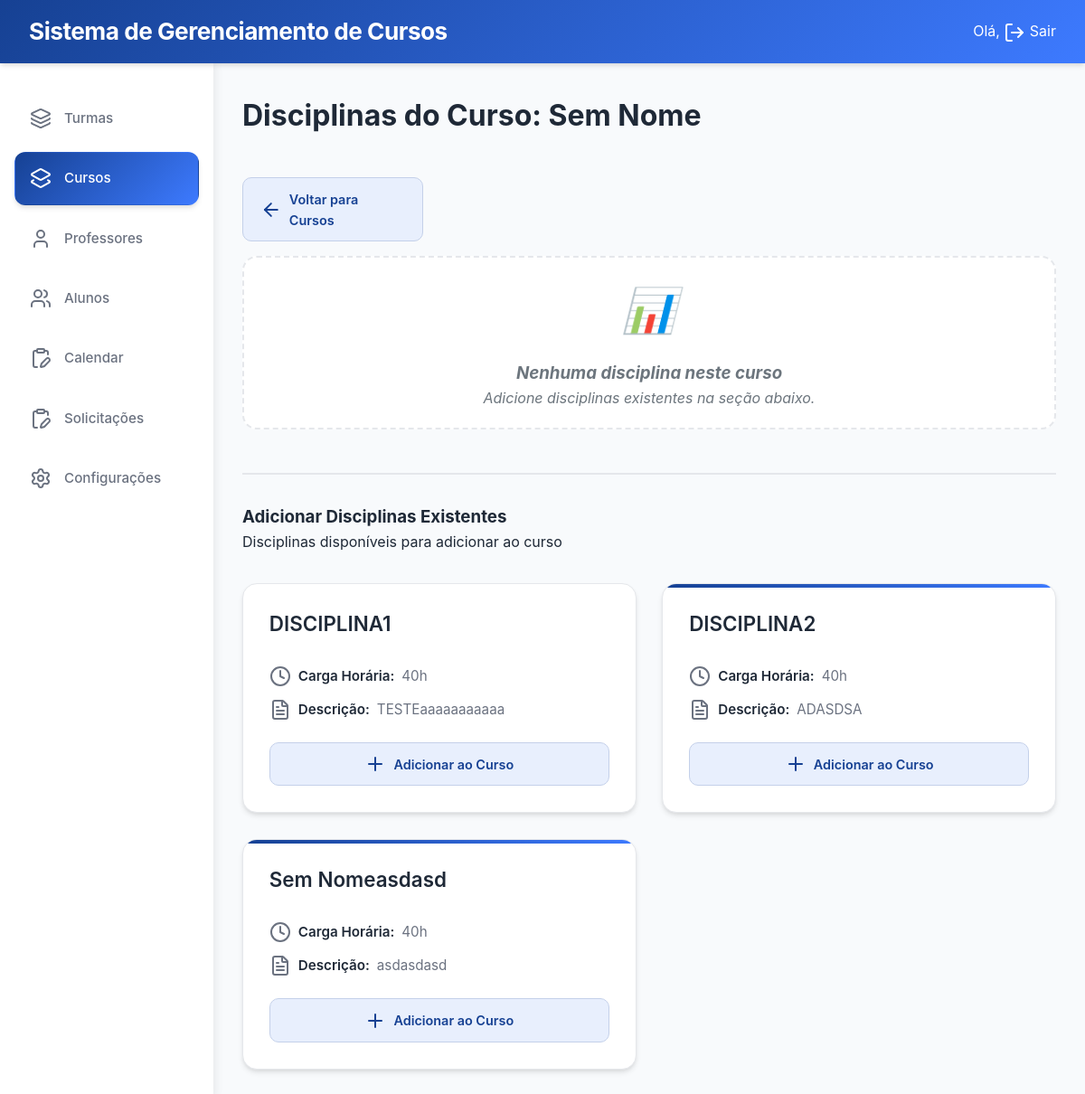
Screenshot of /cursos/disciplinas/5/ with the database file from the repository.
### cursos/models.py (models this page shows, shortened)
class Curso(models.Model):
    nome = models.CharField(max_length=150, unique=True, verbose_name="Nome do Curso", default="Sem Nome")
    descricao = models.TextField(blank=True, verbose_name="Descrição")
    carga_horaria = models.PositiveIntegerField(verbose_name="Carga Horária (h)", default=40)
    ativo = models.BooleanField(default=True, verbose_name="Ativo")
    disciplinas = models.ManyToManyField('Disciplina', through='GradeCurricular', blank=True, related_name='cursos')
    class Meta:
        verbose_name = "curso"
        verbose_name_plural = "cursos"
        ordering = ["nome"]

class Disciplina(models.Model):
    nome = models.CharField(max_length=150, verbose_name="Nome da Disciplina", default="Sem Nome")
    descricao = models.TextField(blank=True, verbose_name="Descrição")
    carga_horaria = models.PositiveIntegerField(verbose_name="Carga Horária (h)", default=40)

### cursos/views.py (the view)
# urls.py: path("disciplinas/<int:curso_id>/", DisciplinaListView.as_view(), name="disciplina_list"),
class DisciplinaListView(ListView):
    model = Disciplina
    template_name = "cursos/disciplina_list.html"
    context_object_name = "disciplinas"
    def get_queryset(self):
        curso_id = self.kwargs.get('curso_id')
        if curso_id:
            curso = get_object_or_404(Curso, pk=curso_id)
            return curso.disciplinas.all()
        return Disciplina.objects.none()
    def get_context_data(self, **kwargs):
        context = super().get_context_data(**kwargs)
        curso_id = self.kwargs.get('curso_id')
        if curso_id:
            context['curso'] = get_object_or_404(Curso, pk=curso_id)
            context['curso_id'] = curso_id
            disciplinas_no_curso = context['curso'].disciplinas.all()
            context['disciplinas_disponiveis'] = Disciplina.objects.exclude(
                id__in=disciplinas_no_curso.values_list('id', flat=True)
            ).order_by('nome')
        return context

### cursos/templates/cursos/disciplina_list.html (shortened to what this page needs)
{% extends "secretaria/Abase.html" %}
{% load static %}
{% block content %}
<div class="content-header">
    <div class="cursos-header container-search">
        <h1>Disciplinas do Curso: {{ curso.nome }}</h1>
    </div>
</div>
<div class="card-actions" style="margin-top: 2rem; justify-content: flex-start; max-width: 200px;">
    <a href="{% url 'curso_list' %}" class="btn btn-style3">
        <i data-lucide="arrow-left"></i>
        Voltar para Cursos
    </a>
</div>
<div class="cards-container">
    {% for disciplina in disciplinas %}
    <div class="card">
        <div class="card-header">
            <h2>{{ disciplina.nome }}</h2>
        </div>
        <p>
            <i data-lucide="clock"></i>
            <strong>Carga Horária:</strong> {{ disciplina.carga_horaria }}h
        </p>
        {% if disciplina.descricao %}
        <p>
            <i data-lucide="file-text"></i>
            <strong>Descrição:</strong> {{ disciplina.descricao|truncatewords:10 }}
        </p>
        {% endif %}
        <div class="card-actions">
            <a href="{% url 'disciplina_update' disciplina.pk %}" class="btn btn-style2">
                <i data-lucide="edit"></i>
                Editar
            </a>
            <a href="{% url 'remover_disciplina_curso' curso.id disciplina.id %}" class="btn" style="background: var(--laranja-suave); color: var(--laranja); border: 1px solid var(--laranja-escuro);"
               onclick="return confirm('Remover esta disciplina do curso?');">
                <i data-lucide="x"></i>
                Remover
            </a>
        </div>
    </div>
    {% empty %}
    <div class="no-data">
        <h3>Nenhuma disciplina neste curso</h3>
        <p>Adicione disciplinas existentes na seção abaixo.</p>
    </div>
    {% endfor %}
</div>
{% if disciplinas_disponiveis %}
<div style="margin-top: 3rem; padding-top: 2rem; border-top: 2px solid var(--cinza-borda);">
    <div class="content-header">
        <h3>Adicionar Disciplinas Existentes</h3>
        <p>Disciplinas disponíveis para adicionar ao curso</p>
    </div>
    <div class="cards-container">
        {% for disciplina in disciplinas_disponiveis %}
        <div class="card">
            <div class="card-header">
                <h2>{{ disciplina.nome }}</h2>
            </div>
            <p>
                <i data-lucide="clock"></i>
                <strong>Carga Horária:</strong> {{ disciplina.carga_horaria }}h
            </p>
            {% if disciplina.descricao %}
            <p>
                <i data-lucide="file-text"></i>
                <strong>Descrição:</strong> {{ disciplina.descricao|truncatewords:8 }}
            </p>
            {% endif %}
            <div class="card-actions">
                <a href="{% url 'adicionar_disciplina_curso' curso.id disciplina.id %}" class="btn btn-style3">
                    <i data-lucide="plus"></i>
                    Adicionar ao Curso
                </a>
            </div>
        </div>
        {% endfor %}
    </div>
</div>
{% endif %}
{% endblock content %}

### secretaria/static/css/style.css (style rules this page uses)
:root { --azul: #164193; --azul-claro: #3D7AFF; --azul-suave: #E8EFFD; --xanadu: #C4D0E9; --laranja: #E7490F; --laranja-escuro: #e7490f33; --laranja-suave: #FFF2EE; --cinza: #3C3C3C; --cinza-claro: #6B7280; --cinza-borda: #E5E7EB; --bg-claro: #F8FAFC; --bg-card: #FFFFFF; --preto: #1F2937; --branco: #FFFFFF; --sombra: 0 4px 6px -1px rgba(0, 0, 0, 0.1), 0 2px 4px -1px rgba(0, 0, 0, 0.06); --sombra-hover: 0 20px 25px -5px rgba(0, 0, 0, 0.1), 0 10px 10px -5px rgba(0, 0, 0, 0.04); }
* { margin: 0; padding: 0; box-sizing: border-box; }
body { font-family: 'Inter', 'Poppins', sans-serif; background-color: var(--bg-claro); color: var(--preto); line-height: 1.6; }
a { text-decoration: none; color: inherit; }
svg { min-width: 20px; min-height: 20px; vertical-align: middle; }
.btn-style3 { display: flex; flex-direction: row; width: 13rem; background: var(--azul-suave); color: var(--azul); border: 1px solid var(--xanadu); text-decoration: none; font-weight: 500; font-size: 0.9rem; transition: all 0.4s ease, background 0.5s ease; }
.btn { display: inline-flex; align-items: center; justify-content: center; gap: 0.5rem; padding: 0.6rem 1.2rem; border-radius: 8px; font-size: 0.9rem; font-weight: 600; cursor: pointer; transition: all 0.3s ease; }
.content-header { text-align: start; margin-bottom: 2rem; }
.content-header h1 { font-size: 2rem; font-weight: 700; color: var(--preto); margin-bottom: 0.2rem; }
.container-search { width: max-content; display: flex; justify-content: space-between; align-items: center; gap: 1rem; margin-bottom: 2.5rem; }
.cards-container { display: grid; grid-template-columns: repeat(auto-fill, minmax(320px, 1fr)); gap: 1.8rem; margin-top: 1rem; }
.card { padding: 1.8rem; background: var(--bg-card); border-radius: 16px; border: 1px solid var(--cinza-borda); box-shadow: var(--sombra); transition: all 0.5s ease; position: relative; overflow: hidden; }
.card:not(:first-child)::before { content: ''; position: absolute; top: 0; left: 0; right: 0; height: 4px; background: linear-gradient(135deg, var(--azul) 0%, var(--azul-claro) 100%); }
.card h2 { font-size: 1.4rem; font-weight: 600; color: var(--preto); margin-bottom: 1rem; line-height: 1.3; }
.card p { color: var(--cinza-claro); margin-bottom: 0.8rem; font-size: 0.95rem; display: flex; align-items: center; gap: 0.5rem; }
.card p strong { color: var(--preto); font-weight: 600; }
.card-actions { margin-top: 1.5rem; display: flex; gap: 0.8rem; }
.card-actions .btn { padding: 0.7rem 1.2rem; border-radius: 10px; display: flex; flex: 1; justify-content: center; align-items: center; gap: 0.5rem; cursor: pointer; }
.card-actions .btn svg { min-width: 18px; min-height: 18px; vertical-align: middle; }
.card-header { margin-bottom: 1rem; display: flex; justify-content: space-between; align-items: flex-start; }
.no-data { grid-column: 1 / -1; text-align: center; padding: 4rem 2rem; color: var(--cinza-claro); background: var(--branco); border-radius: 16px; border: 2px dashed var(--cinza-borda); }
.no-data::before { content: '📊'; font-size: 3rem; display: block; margin-bottom: 1rem; }

### secretaria/static/css/lists.css (style rules this page uses)
.no-data { text-align: center; color: #6c757d; padding: 20px; font-style: italic; }

### rows the page displays
Curso: nome "Sem Nome"
Disciplina: nome "DISCIPLINA1", carga_horaria "40", descricao "TESTEaaaaaaaaaaa"
Disciplina: nome "DISCIPLINA2", carga_horaria "40", descricao "ADASDSA"
Disciplina: nome "Sem Nomeasdasd", carga_horaria "40", descricao "asdasdasd"
